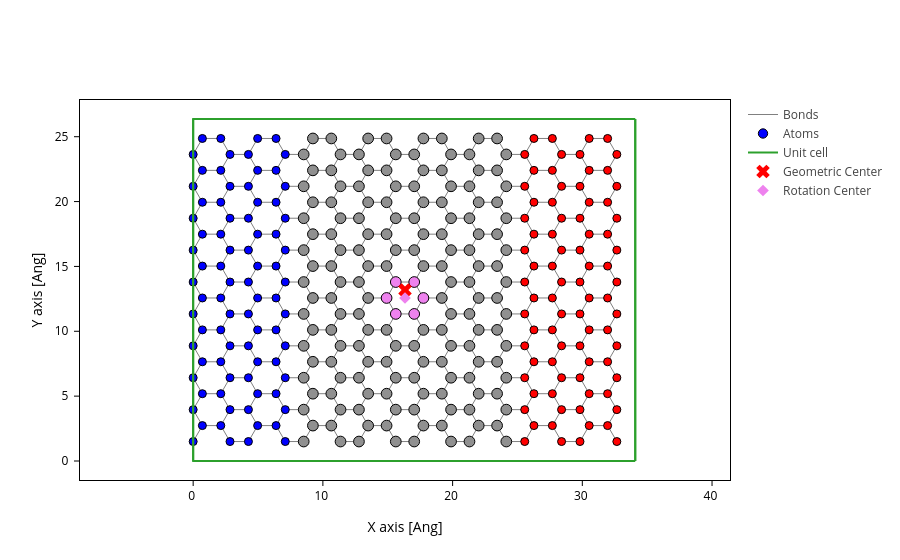

Notebook cell for this chart:
### Code cell
# builder
electrode = build_electrode(width=WIDTH, length=LENGTH)
ribbon = build_nanoribbon(electrode=electrode, center_size=CENTER_SIZE)
device_ribbon, lr_idx_ribbon = build_reduced_device(ribbon, electrode, repeat=1)

atoms_style = mark_electrode(lr_idx_ribbon)
plot_with_center(device_ribbon, atoms_style=atoms_style)

### Figure 1 — Plotly figure (JSON) as saved in the notebook; plotly's stock layout.template omitted (floating-point values rounded to 4 significant figures; data arrays with more than 128 entries replaced by an {"elided": "..."} marker saying what was removed)
{"data": [{"line": {"color": "gray", "width": 1}, "meta": {}, "mode": "lines", "name": "Bonds", "opacity": 1, "type": "scatter", "x": {"elided": "9534 float values"}, "y": {"elided": "9534 float values"}}, {"marker": {"color": {"elided": "320 str values"}, "line": {"color": "black", "width": 1}, "opacity": 1, "size": {"elided": "320 float values"}}, "meta": {}, "mode": "markers", "name": "Atoms", "opacity": 1, "type": "scatter", "x": {"elided": "320 float values"}, "y": {"elided": "320 float values"}}, {"meta": {}, "mode": "lines", "name": "Unit cell", "type": "scatter", "x": [0.0, 0.0, 34.08, 34.08, 0.0, 0.0, NaN, 0.0, 0.0, 0.0, 34.08, 34.08, 0.0, NaN, 34.08, 34.08, NaN, 34.08, 34.08], "y": [0.0, 26.37, 26.37, 26.37, 26.37, 26.37, NaN, 26.37, 0.0, 0.0, 0.0, 0.0, 0.0, NaN, 26.37, 0.0, NaN, 26.37, 0.0]}, {"marker": {"color": "red", "size": 12, "symbol": "x"}, "mode": "markers", "name": "Geometric Center", "type": "scatter", "x": [16.33], "y": [13.18]}, {"marker": {"color": "violet", "size": 9, "symbol": "diamond"}, "mode": "markers", "name": "Rotation Center", "type": "scatter", "x": [16.33], "y": [12.57]}], "layout": {"scene": {"aspectmode": "data", "xaxis": {"title": {"text": "X axis [Ang]"}}, "yaxis": {"title": {"text": "Y axis [Ang]"}}}, "xaxis": {"scaleanchor": "y", "scaleratio": 1, "title": {"text": "X axis [Ang]"}}, "yaxis": {"title": {"text": "Y axis [Ang]"}}}}
